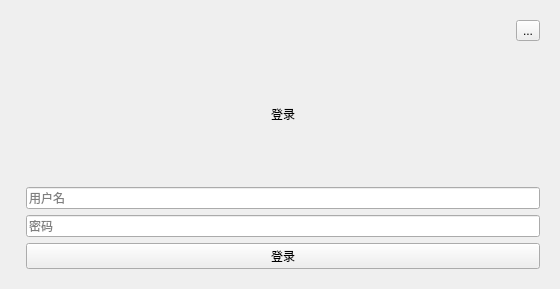
<?xml version="1.0" encoding="UTF-8"?>
<ui version="4.0">
 <class>Form</class>
 <widget class="QWidget" name="Form">
  <property name="geometry">
   <rect>
    <x>0</x>
    <y>0</y>
    <width>560</width>
    <height>289</height>
   </rect>
  </property>
  <property name="windowTitle">
   <string>Form</string>
  </property>
  <layout class="QHBoxLayout" name="horizontalLayout_2">
   <item>
    <widget class="QWidget" name="widget_pictrue" native="true"/>
   </item>
   <item>
    <widget class="QWidget" name="widget_login" native="true">
     <layout class="QVBoxLayout" name="verticalLayout">
      <item>
       <layout class="QHBoxLayout" name="horizontalLayout">
        <item>
         <spacer name="horizontalSpacer">
          <property name="orientation">
           <enum>Qt::Horizontal</enum>
          </property>
          <property name="sizeHint" stdset="0">
           <size>
            <width>40</width>
            <height>20</height>
           </size>
          </property>
         </spacer>
        </item>
        <item>
         <widget class="QToolButton" name="btn_close">
          <property name="text">
           <string>...</string>
          </property>
         </widget>
        </item>
       </layout>
      </item>
      <item>
       <widget class="QLabel" name="label_login">
        <property name="text">
         <string>登录</string>
        </property>
        <property name="alignment">
         <set>Qt::AlignCenter</set>
        </property>
       </widget>
      </item>
      <item>
       <widget class="QLineEdit" name="line_edit_user_name">
        <property name="inputMask">
         <string/>
        </property>
        <property name="placeholderText">
         <string>用户名</string>
        </property>
       </widget>
      </item>
      <item>
       <widget class="QLineEdit" name="line_edit_password">
        <property name="inputMask">
         <string/>
        </property>
        <property name="echoMode">
         <enum>QLineEdit::Password</enum>
        </property>
        <property name="placeholderText">
         <string>密码</string>
        </property>
       </widget>
      </item>
      <item>
       <widget class="QPushButton" name="btn_login">
        <property name="text">
         <string>登录</string>
        </property>
       </widget>
      </item>
     </layout>
    </widget>
   </item>
  </layout>
 </widget>
 <resources/>
 <connections/>
</ui>
